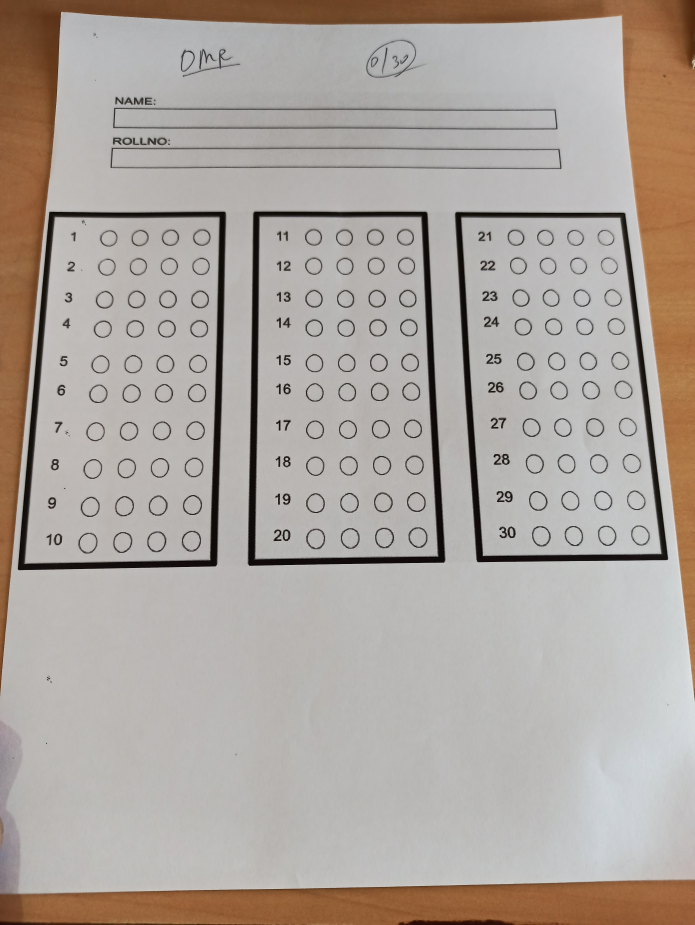
#> input picture 0.jpg, 3472 x 4624 px, given in place of image_1.jpg, which was not available (shown at 1/5 size)
$ python box_detection.py
#> lines starting #> are read from the running program, lines starting #| are printed output that depends on the picture; after the words box and inside, x2 and y2 are one past the last pixel; in counts of white or black regions, pixels touching at a corner belong together; pictures that were not available may be replaced by others from this repository, and a replacement may not be noted
import cv2
import numpy as np
import os


def sort_contours(cnts, method="left-to-right"):
    # initialize the reverse flag and sort index
    reverse = False
    i = 0

    # handle if we need to sort in reverse
    if method == "right-to-left" or method == "bottom-to-top":
        reverse = True

    # handle if we are sorting against the y-coordinate rather than
    # the x-coordinate of the bounding box
    if method == "top-to-bottom" or method == "bottom-to-top":
        i = 1

    # construct the list of bounding boxes and sort them from top to
    # bottom
    boundingBoxes = [cv2.boundingRect(c) for c in cnts]
    (cnts, boundingBoxes) = zip(*sorted(zip(cnts, boundingBoxes),
                                        key=lambda b: b[1][i], reverse=reverse))

    # return the list of sorted contours and bounding boxes
    return (cnts, boundingBoxes)

def box_extraction(img_for_box_extraction_path, cropped_dir_path):

    img = cv2.imread(img_for_box_extraction_path, 0)  # Read the image
    (thresh, img_bin) = cv2.threshold(img, 128, 255,
                                      cv2.THRESH_BINARY | cv2.THRESH_OTSU)  # Thresholding the image
    img_bin = 255-img_bin  # Invert the image

    cv2.imwrite("Image_bin.jpg",img_bin)

    # Defining a kernel length
    kernel_length = np.array(img).shape[1]//400

    # A verticle kernel of (1 X kernel_length), which will detect all the verticle lines from the image.
    verticle_kernel = cv2.getStructuringElement(cv2.MORPH_RECT, (1, kernel_length))
    # A horizontal kernel of (kernel_length X 1), which will help to detect all the horizontal line from the image.
    hori_kernel = cv2.getStructuringElement(cv2.MORPH_RECT, (kernel_length, 1))
    # A kernel of (3 X 3) ones.
    kernel = cv2.getStructuringElement(cv2.MORPH_RECT, (3, 3))

    # Morphological operation to detect verticle lines from an image
    img_temp1 = cv2.erode(img_bin, verticle_kernel, iterations=3)
    verticle_lines_img = cv2.dilate(img_temp1, verticle_kernel, iterations=3)
    cv2.imwrite("verticle_lines.jpg",verticle_lines_img)

    # Morphological operation to detect horizontal lines from an image
    img_temp2 = cv2.erode(img_bin, hori_kernel, iterations=3)
    horizontal_lines_img = cv2.dilate(img_temp2, hori_kernel, iterations=3)
    cv2.imwrite("horizontal_lines.jpg",horizontal_lines_img)

    # Weighting parameters, this will decide the quantity of an image to be added to make a new image.
    alpha = 0.50
    beta = 1.0 - alpha
    # This function helps to add two image with specific weight parameter to get a third image as summation of two image.
    img_final_bin = cv2.addWeighted(verticle_lines_img, alpha, horizontal_lines_img, beta, 0.0)
    img_final_bin = cv2.erode(~img_final_bin, kernel, iterations=2)
    (thresh, img_final_bin) = cv2.threshold(img_final_bin, 128, 255, cv2.THRESH_BINARY | cv2.THRESH_OTSU)

    # For Debugging
    # Enable this line to see verticle and horizontal lines in the image which is used to find boxes
    cv2.imwrite("img_final_bin.jpg",img_final_bin)
    # Find contours for image, which will detect all the boxes
    contours, hierarchy = cv2.findContours(
        img_final_bin, cv2.RETR_TREE, cv2.CHAIN_APPROX_SIMPLE)
    # print(len(contours))
    # Sort all the contours by top to bottom.
    (contours, boundingBoxes) = sort_contours(contours, method="left-to-right")

    x1=0
    y1=0
    # check=0
    idx = 0
    for c in contours:
        # if check!=3:
            # Returns the location and width,height for every contour
            x, y, w, h = cv2.boundingRect(c)
            # check+=1


            if ((x>(x1+20))):
            # if ((x==x1)):
                if (w > 400 and h > 60) and (h > 1.3*w):
                    idx += 1

                    extLeft = tuple(c[c[:, :, 0].argmin()][0])
                    extRight = tuple(c[c[:, :, 0].argmax()][0])
                    extTop = tuple(c[c[:, :, 1].argmin()][0])
                    extBot = tuple(c[c[:, :, 1].argmax()][0])

                    print (extLeft)
                    print ("    ")
                    print(extRight)
                    print ("    ")
                    print (extTop)
                    print ("    ")
                    print(extBot)
                    print ("\n")

                    # [6 lines of commented-out code are left out]
                    new_img = img[y:y+h, x:x+w]
                    cv2.imwrite(cropped_dir_path+str(idx) + '.png', new_img)
                    x1=x
                    y1=y


            # If the box height is greater then 20, widht is >80, then only save it as a box in "cropped/" folder.
            # if (w > 40 and h > 60) and (w<1000) and (h > 1.5*w):


    # For Debugging
    # Enable this line to see all contours.
    # cv2.drawContours(img, contours, -1, (0, 0, 255), 3)
    # cv2.imwrite("./Temp/img_contour.jpg", img)

#
dirname = "test"
os.mkdir(dirname)

for j in range(1, 68):
    dirname =("test/Cropped"+ str(j))
    os.mkdir(dirname)

# for j in range(1, 11):
# 	inputs = cv2.imread("result/result_" + str(j) + ".jpg",0)
#


# data/image_20.jpg

for j in range(1, 68):
    if((j!=26)and(j!=48)):
        box_extraction("data/image_"+str(j)+".jpg", "./test/Cropped"+str(j)+"/")
#> in box_extraction, `img = cv2.imread(img_for_box_extraction_path, 0)`:
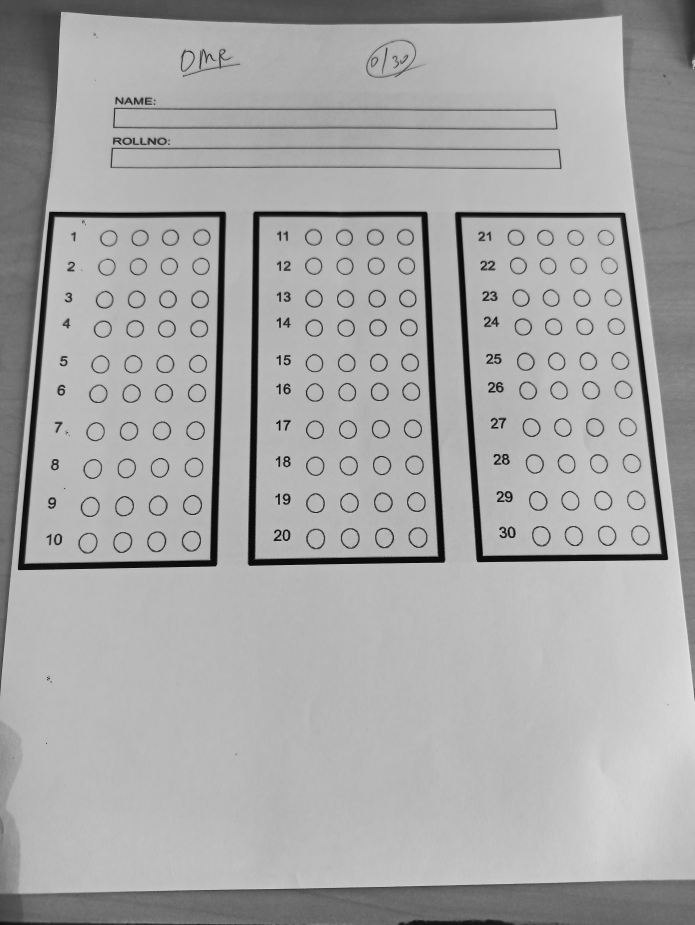
#> img: shape (4624, 3472) (shown at 1/5 size); min 0, max 239, mean 166.6
#> in box_extraction, `(thresh, img_bin) = cv2.threshold(img, 128, 255, cv2.THRESH_BINARY | c..`:
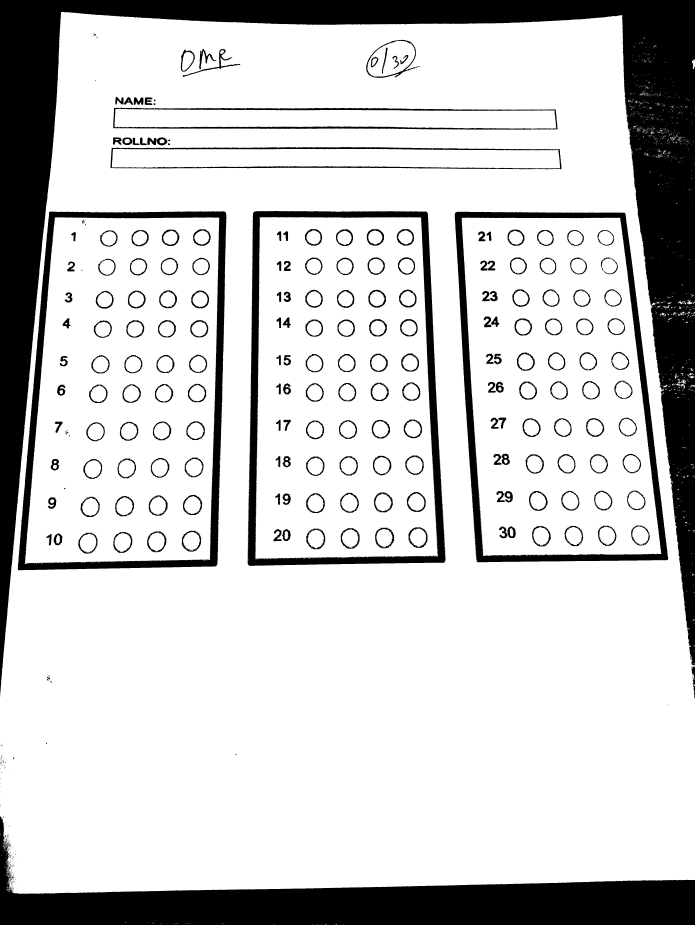
#> img_bin: shape (4624, 3472) (shown at 1/5 size); 80.9% white; 852 black regions (618 under 20 px), largest, box (x1, y1, x2, y2) and area: (0, 0, 3472, 3483) 1523765, (0, 4081, 3472, 4624) 665164, (1237, 1055, 2228, 2829) 182667
#> in box_extraction, `(thresh, img_bin) = cv2.threshold(img, 128, 255, cv2.THRESH_BINARY | c..`: thresh = 137
#> in box_extraction, `img_temp1 = cv2.erode(img_bin, verticle_kernel, iterations=3)`: img_temp1: shape (4624, 3472); 15.2% white; 506 white regions (149 under 20 px), largest, box (x1, y1, x2, y2) and area: (0, 0, 3472, 3474) 1403860, (0, 4093, 3472, 4624) 617800, (1241, 1067, 2225, 2820) 135369
#> in box_extraction, `verticle_lines_img = cv2.dilate(img_temp1, verticle_kernel, iterations..`:
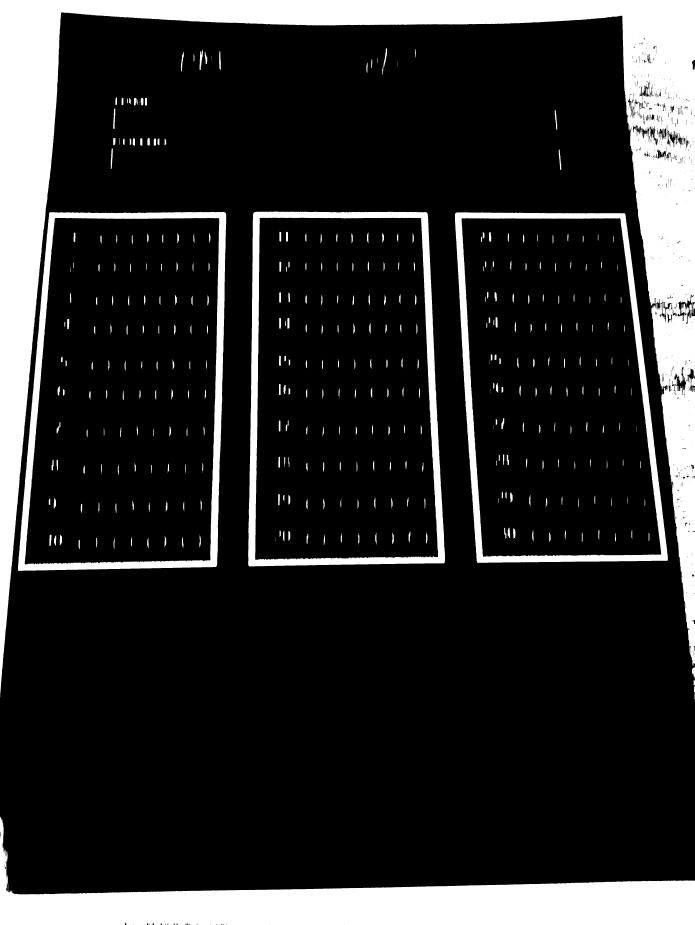
#> verticle_lines_img: shape (4624, 3472) (shown at 1/5 size); 17.2% white; 417 white regions, largest, box (x1, y1, x2, y2) and area: (0, 0, 3472, 3486) 1508205, (0, 4084, 3472, 4624) 651780, (1241, 1058, 2225, 2832) 175794
#> in box_extraction, `img_temp2 = cv2.erode(img_bin, hori_kernel, iterations=3)`: img_temp2: shape (4624, 3472); 15% white; 594 white regions (207 under 20 px), largest, box (x1, y1, x2, y2) and area: (0, 0, 3472, 3366) 1020449, (0, 4277, 3472, 4624) 653993, (3157, 658, 3472, 1535) 199721
#> in box_extraction, `horizontal_lines_img = cv2.dilate(img_temp2, hori_kernel, iterations=3)`:
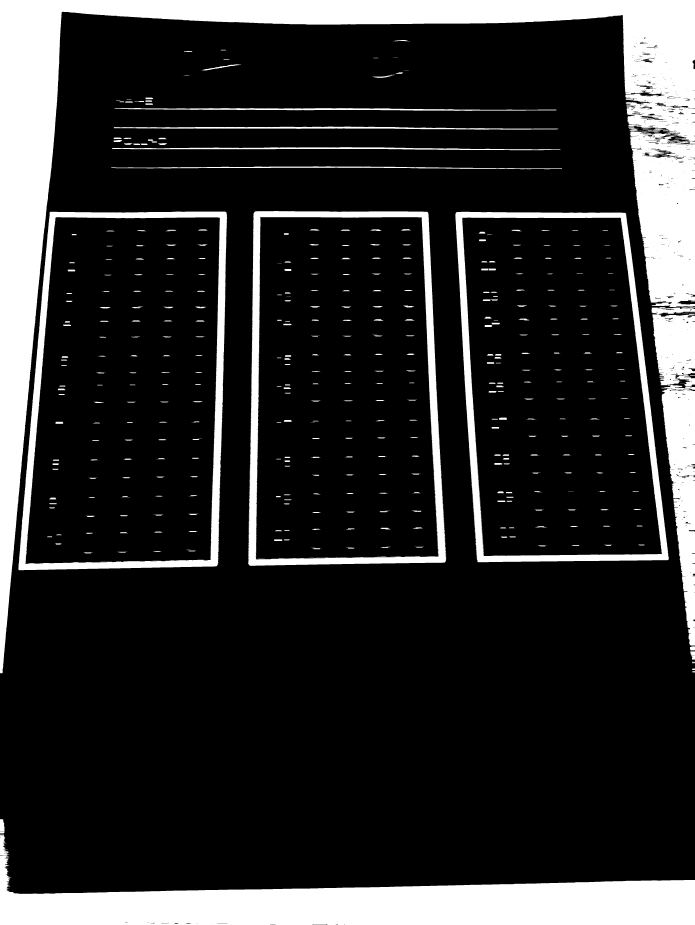
#> horizontal_lines_img: shape (4624, 3472) (shown at 1/5 size); 17.4% white; 488 white regions (5 under 20 px), largest, box (x1, y1, x2, y2) and area: (0, 0, 3472, 3366) 1305521, (0, 4277, 3472, 4624) 657884, (1240, 1055, 2231, 2829) 179509
#> in box_extraction, `(thresh, img_final_bin) = cv2.threshold(img_final_bin, 128, 255, cv2.T..`:
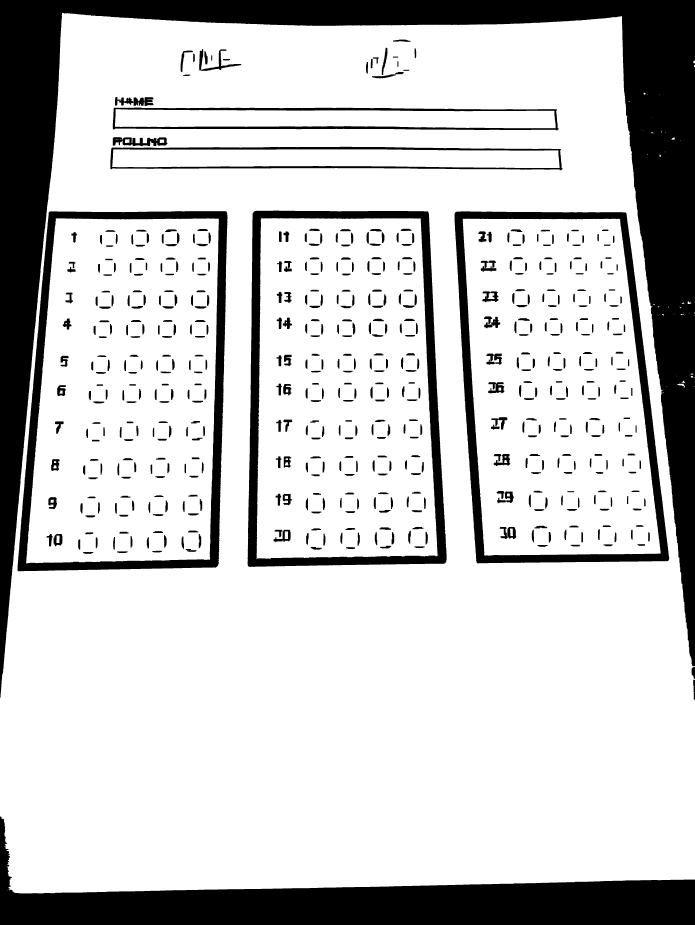
#> img_final_bin: shape (4624, 3472) (shown at 1/5 size); 79.8% white; 569 black regions
#> in box_extraction, `(thresh, img_final_bin) = cv2.threshold(img_final_bin, 128, 255, cv2.T..`: thresh = 127
#> in box_extraction, `contours, hierarchy = cv2.findContours( img_final_bin, cv2.RETR_TREE, ..`: contours = 657 contours, 54 with area under 20; largest, box (x1, y1, x2, y2) and area: (0, 64, 3472, 4467) 13799682, (87, 1055, 1139, 2857) 1705197, (1237, 1052, 2234, 2835) 1657924, (2272, 1056, 3347, 2818) 1609985, (130, 1092, 1094, 2817) 1484819
#> in sort_contours, `boundingBoxes = [cv2.boundingRect(c) for c in cnts]`: boundingBoxes = 657 items, first 6: (36, 4450, 5, 1), (3361, 2413, 1, 2), (3313, 1962, 5, 4), (3328, 1945, 1, 2), (3466, 1932, 6, 1), (3329, 1931, 5, 3)
#> in sort_contours, `(cnts, boundingBoxes) = zip(*sorted(zip(cnts, boundingBoxes), key=lamb..`: cnts has the same summary as contours in box_extraction; boundingBoxes = 657 items, first 6: (0, 64, 3472, 4403), (36, 4450, 5, 1), (87, 1055, 1052, 1802), (130, 1092, 964, 1725), (232, 2669, 32, 64), (241, 2485, 45, 62)
#> the loop in box_extraction, `for c in contours:` made 657 passes
#> (x, y, w, h, extLeft, extRight, extTop, extBot) on passes 3, 204, 205, 404, 405: (87, 1055, 1052, 1802, (87, 2854), (1138, 1085), (875, 1055), (118, 2856)), (1237, 1052, 997, 1783, (1237, 2821), (2233, 2769), (1367, 1052), (1276, 2834)), (1282, 1091, 906, 1704, (1282, 2782), (2187, 2779), (1310, 1091), (1284, 2794)), (2272, 1056, 1075, 1762, (2272, 1112), (3346, 2786), (2304, 1056), (2394, 2817)), (2314, 1093, 989, 1685, (2314, 1094), (3302, 2767), (2335, 1093), (2422, 2777))
#> (x, y, w, h, extRight, extTop, extBot, x1) on pass 4: (130, 1092, 964, 1725, (1093, 1122), (279, 1092), (130, 2816), 130)
#> (printed output is left out)
#> pass 3, in box_extraction, `new_img = img[y:y+h, x:x+w]`:
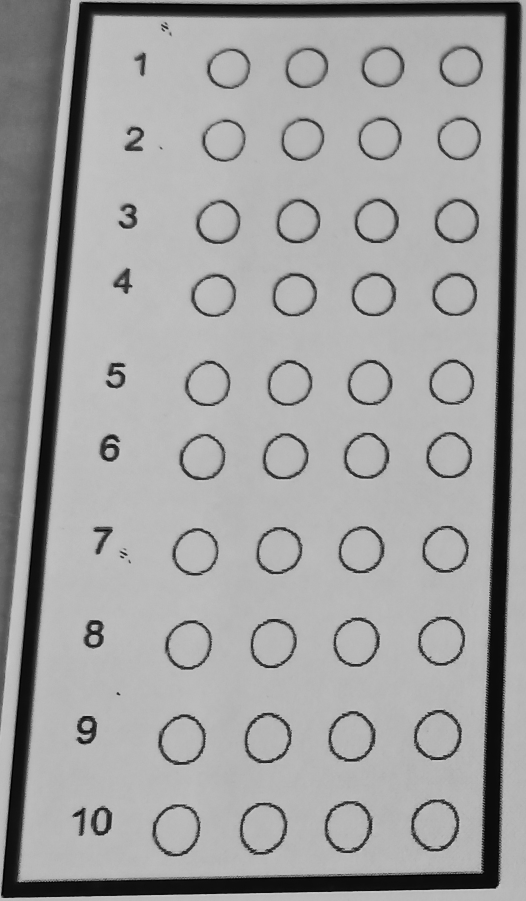
#> new_img: shape (1802, 1052) (shown at 1/2 size); min 0, max 209, mean 160
#> after the loop in box_extraction, `for c in contours:`:
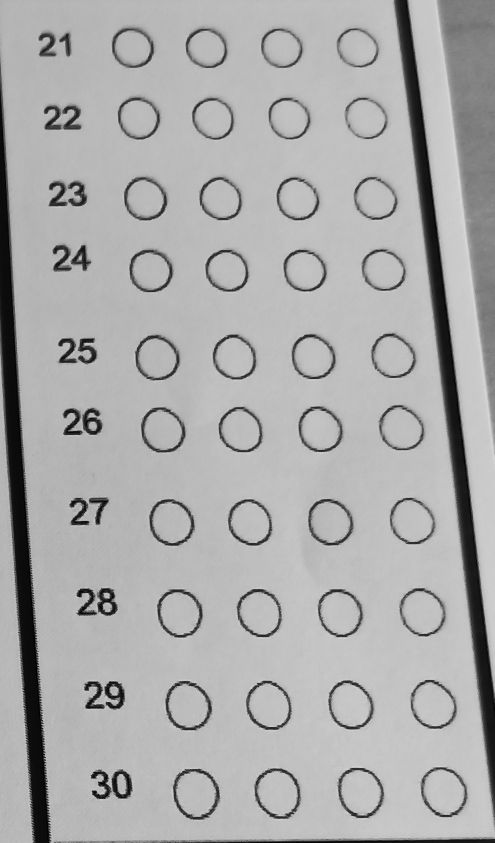
#> new_img: shape (1685, 989) (shown at 1/2 size); min 0, max 221, mean 170.9
#> after the loop in box_extraction, `for c in contours:`: idx = 6; x1 = 2314; y1 = 1093
#> pass 2 of the loop `for j in range(1, 68):`:
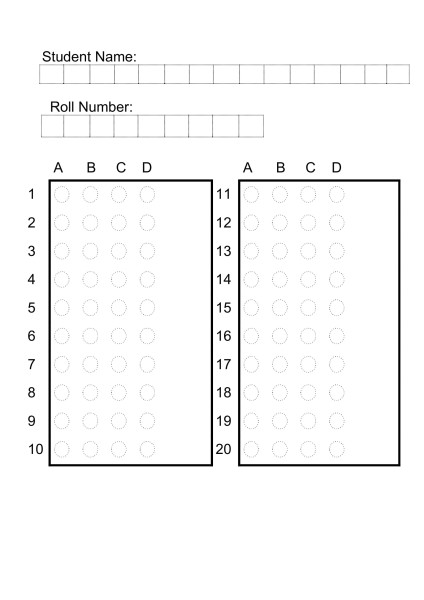
#> input picture OMR-1.jpg, 424 x 600 px, given in place of image_2.jpg, which was not available
#> in box_extraction, img is the input picture: shape (600, 424); min 0, max 255, mean 248.3
#> in box_extraction (call 2), `(thresh, img_bin) = cv2.threshold(img, 128, 255, cv2.THRESH_BINARY | c..`:
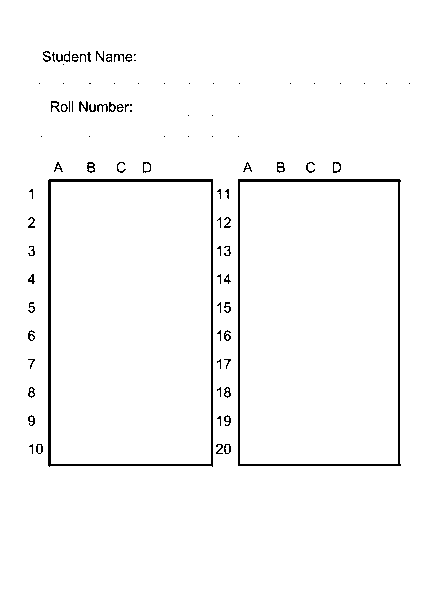
#> img_bin: shape (600, 424); 97.7% white; black in thin lines or dots, all inside (x1, y1, x2, y2) = (28, 51, 410, 467)
#> in box_extraction (call 2), `(thresh, img_bin) = cv2.threshold(img, 128, 255, cv2.THRESH_BINARY | c..`: thresh = 150
#> verticle_kernel = [1]
#> kernel = [[1, 1, 1], [1, 1, 1], [1, 1, 1]]
#> in box_extraction (call 2), `img_final_bin = cv2.erode(~img_final_bin, kernel, iterations=2)`:
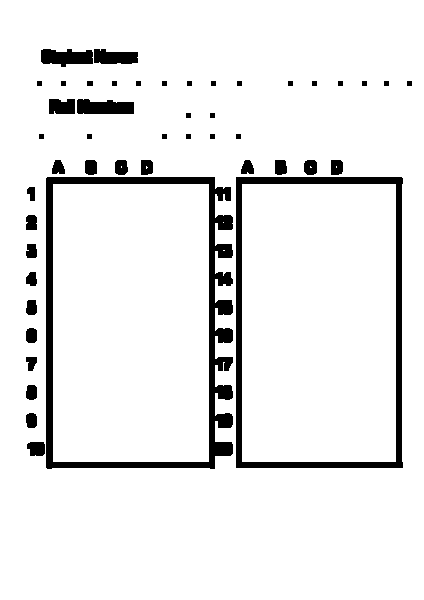
#> img_final_bin: shape (600, 424); 92.5% white; 47 black regions
#> in box_extraction (call 2), `(thresh, img_final_bin) = cv2.threshold(img_final_bin, 128, 255, cv2.T..`: thresh = 0
#> contours = 56 contours, 6 with area under 20; largest, box (x1, y1, x2, y2) and area: (0, 0, 424, 600) 253377, (45, 176, 234, 470) 52085, (235, 176, 404, 469) 48774, (53, 184, 209, 462) 42935, (242, 184, 396, 462) 42381
#> in sort_contours (call 2), `(cnts, boundingBoxes) = zip(*sorted(zip(cnts, boundingBoxes), key=lamb..`: cnts has the same summary as contours in box_extraction; boundingBoxes = 56 items, first 6: (0, 0, 424, 600), (25, 412, 13, 17), (25, 384, 13, 17), (25, 356, 13, 16), (25, 327, 13, 17), (25, 299, 13, 17)
#> the loop in box_extraction (call 2), `for c in contours:` made 56 passes
#> (x, y, w, h) on passes 2 to 9: (25, 412, 13, 17), (25, 384, 13, 17), (25, 356, 13, 16), (25, 327, 13, 17), (25, 299, 13, 17), (25, 271, 13, 16), (25, 243, 13, 16), (25, 214, 13, 17)
#> after the loop in box_extraction (call 2), `for c in contours:`: idx = 0
#> (the run stopped early here; a loop or call above may not have finished)
